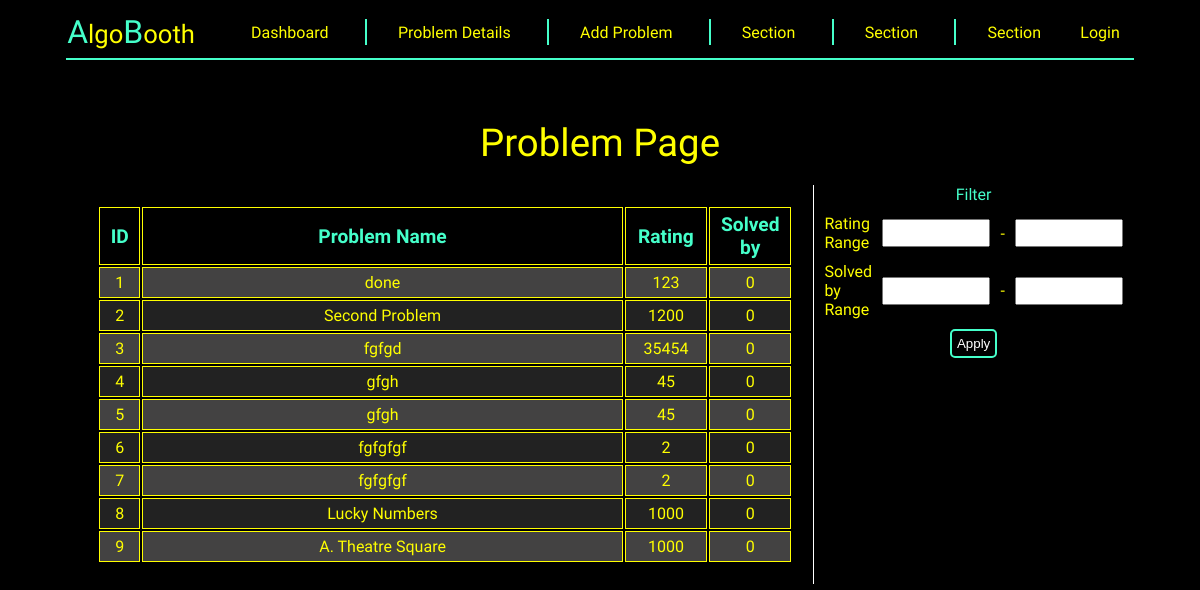
The page /problem/ on the database its author committed.
### addProblem/models.py (models this page shows)
class Problem(models.Model) :
    name = models.CharField(max_length = 100)
    rating = models.IntegerField()
    statement = models.TextField()
    input_description = models.TextField(null = True , blank = True)
    output_description = models.TextField(null = True , blank = True)
    testcases = models.ManyToManyField(TestCase)
    explanation = models.TextField(null = True , blank = True)
    added_date = models.DateTimeField(auto_now_add = True)
    class Meta:
        db_table = "problems"

### problemPage/views.py (the view, shortened to what this page needs)
# urls.py: path('' , problem_page , name = "problem_page"),
def problem_page(request) :
    problems = Problem.objects.values('id' , 'name' , 'rating').order_by('added_date')
    return render(request , "problem_page.html" , {'problems': problems})

### problemPage/templates/problem_page.html (shortened to what this page needs)
{% extends "base.html" %}
{% load static %}
{% block add_css_file %}
    <link href='{% static "styles/problem_page.css" %}' rel="stylesheet">
{% endblock add_css_file %}
{% block content %}
    <div id = "problem-page-container">
        <div id = "problem-title">
            Problem Page
        </div>
        <div id = "sub-container">
            <div id = "left-side">
                <div id = "problem-list-container">
                    <table id = "problem-list-table">
                        <thead>
                            <tr>
                                <th>ID</th>
                                <th>Problem Name</th>
                                <th>
                                    Rating
                                </th>
                                <th>Solved by</th>
                            </tr>
                        </thead>
                        <tbody>
                            {% for problem in problems %}
                                <tr>
                                    <td>{{problem.id}}</td>
                                    <td><a href="{% url 'problem_details' problem.id %}">{{problem.name}}</a></td>
                                    <td>{{problem.rating}}</td>
                                    <td>0</td>
                                </tr>
                            {% endfor %}
                        </tbody>
                    </table>
                </div>
            </div>
            <div id = "right-side">
                <div class = "right-side-sub-container">
                    <div class = "sub-container-title">
                        Filter
                    </div>
                    <div id = "filter-container" class = "vertical-flex-div">
                        <form method = "post">
                            <div class = "vertical-flex-div">
                                <div class = "range-div">
                                    <label for="">Rating Range</label>
                                    <div class = "horizontal-flex-div">
                                        <input type="number" name="rating_from" value={{rating_from}}>
                                        <div>
                                            -
                                        </div>
                                        <input type="number" name="rating_to" value={{rating_to}}>
                                    </div>
                                </div>
                                <div class = "range-div">
                                    <label for="">Solved by Range</label>
                                    <div class = "horizontal-flex-div">
                                        <input type="number" name="solved_from" value={{solved_from}}>
                                        <div>
                                            -
                                        </div>
                                        <input type="number" name="solved_to" value={{solved_to}}>
                                    </div>
                                </div>
                                <input class = "btn" type="submit" name="submit" value="Apply">
                            </div>
                        </form>
                    </div>
                </div>
            </div>
        </div>
    </div>
{% endblock content %}

### static/styles/base.css (style rules this page uses)
body { --color-a: #45FFCA; --color-a-low: rgba(69,255,202,0.5); --color-a-theme-1: rgb(34, 34, 34); --color-a-theme-2: rgb(67, 66, 66); --color-b: yellow; --color-c: white; font-family: 'Mooli', sans-serif; background-color: #000000; color: var(--color-b); }

### static/styles/problem_page.css (style rules this page uses)
#problem-page-container { display: flex; flex-direction: column; padding: 10px; gap: 20px; }
#problem-title { font-size: 2.4rem; margin-top: 40px; width: 100%; text-align: center; }
#sub-container { display: flex; flex-direction: row; justify-content: space-between; gap: 10px; }
#left-side { flex: 7; display: flex; flex-direction: column; gap: 10px; border-right: 1px solid white; padding: 20px; }
#problem-list-table { width: 100%; }
#right-side { height: auto; flex: 3; }
.copy-btn , .btn { cursor: pointer; background-color: inherit; border: 2px solid var(--color-a); border-radius: 5px; padding: 5px; color: white; }
th { font-size: 1.2rem; color: var(--color-a); }
tr { border: 1px solid var(--color-b); }
th , td { border: 1px solid var(--color-b); border-collapse: collapse; text-align: center; padding: 5px; }
td:first-child , th:first-child { width: 6%; }
td:last-child , th:last-child { width: 12%; }
td:nth-last-child(2) , tt:nth-last-child(2) { width: 12%; }
tr:nth-of-type(even) { background-color: var(--color-a-theme-1); }
tbody tr:nth-of-type(odd) { background-color: var(--color-a-theme-2); }
td a, th a , .no_decoration { text-decoration: none; color: var(--color-b); }
#problem-details-title , .sub-container-title { color: var(--color-a); text-align: center; }
.range-div { display: flex; gap: 10px; width: 100%; justify-content: space-between; align-self: flex-start ; }
.range-div input { font-size: 1.2rem; width: 100px; }
.right-side-sub-container { display: flex; flex-direction: column; gap: 10px; }
.vertical-flex-div { display: flex; gap: 10px; flex-direction: column; align-items: center; }
.horizontal-flex-div { display: flex; gap: 10px; align-items: center; }

### rows shown on the page
Problem: id "1", name "done", rating "123"
Problem: id "2", name "Second Problem", rating "1200"
Problem: id "3", name "fgfgd", rating "35454"
Problem: id "4", name "gfgh", rating "45"
Problem: id "5", name "gfgh", rating "45"
Problem: id "6", name "fgfgfgf", rating "2"
Problem: id "7", name "fgfgfgf", rating "2"
Problem: id "8", name "Lucky Numbers", rating "1000"
Problem: id "9", name "A. Theatre Square", rating "1000"
